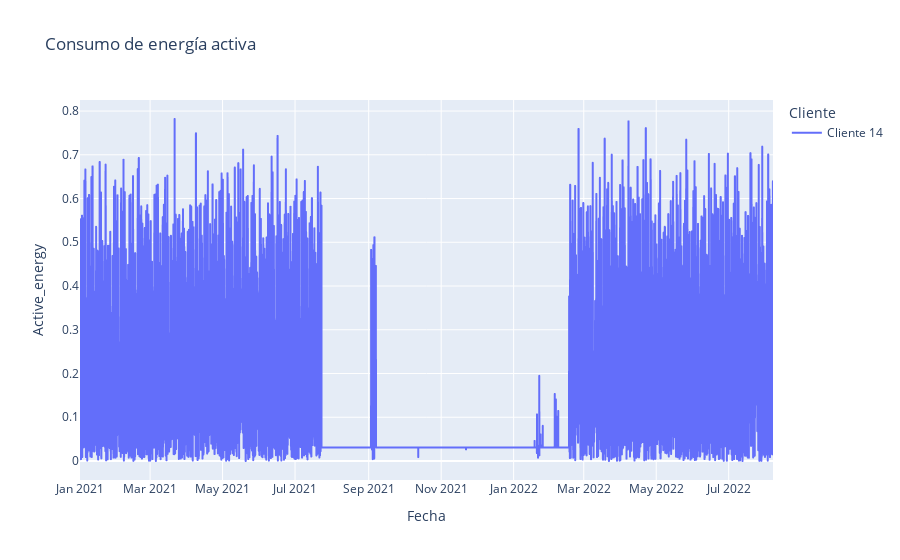

Write notebook code for a chart like this one.
### Code cell
df['Fecha'] = pd.to_datetime(df['Fecha'])
fig = px.line(df[df['Cliente']=='Cliente 14'], x='Fecha', y='Active_energy', title='Consumo de energía activa', color='Cliente')
fig.show()

### Figure 1 — Plotly figure (JSON) as saved in the notebook; plotly's stock layout.template omitted (floating-point values rounded to 4 significant figures; data arrays with more than 128 entries replaced by an {"elided": "..."} marker saying what was removed)
{"data": [{"hovertemplate": "Cliente=Cliente 14<br>Fecha=%{x}<br>Active_energy=%{y}<extra></extra>", "legendgroup": "Cliente 14", "line": {"color": "#636efa", "dash": "solid"}, "marker": {"symbol": "circle"}, "mode": "lines", "name": "Cliente 14", "showlegend": true, "type": "scattergl", "x": {"elided": "14000 str values"}, "xaxis": "x", "y": {"elided": "14000 float values"}, "yaxis": "y"}], "layout": {"legend": {"title": {"text": "Cliente"}, "tracegroupgap": 0}, "title": {"text": "Consumo de energía activa"}, "xaxis": {"anchor": "y", "domain": [0, 1], "title": {"text": "Fecha"}}, "yaxis": {"anchor": "x", "domain": [0, 1], "title": {"text": "Active_energy"}}}}
